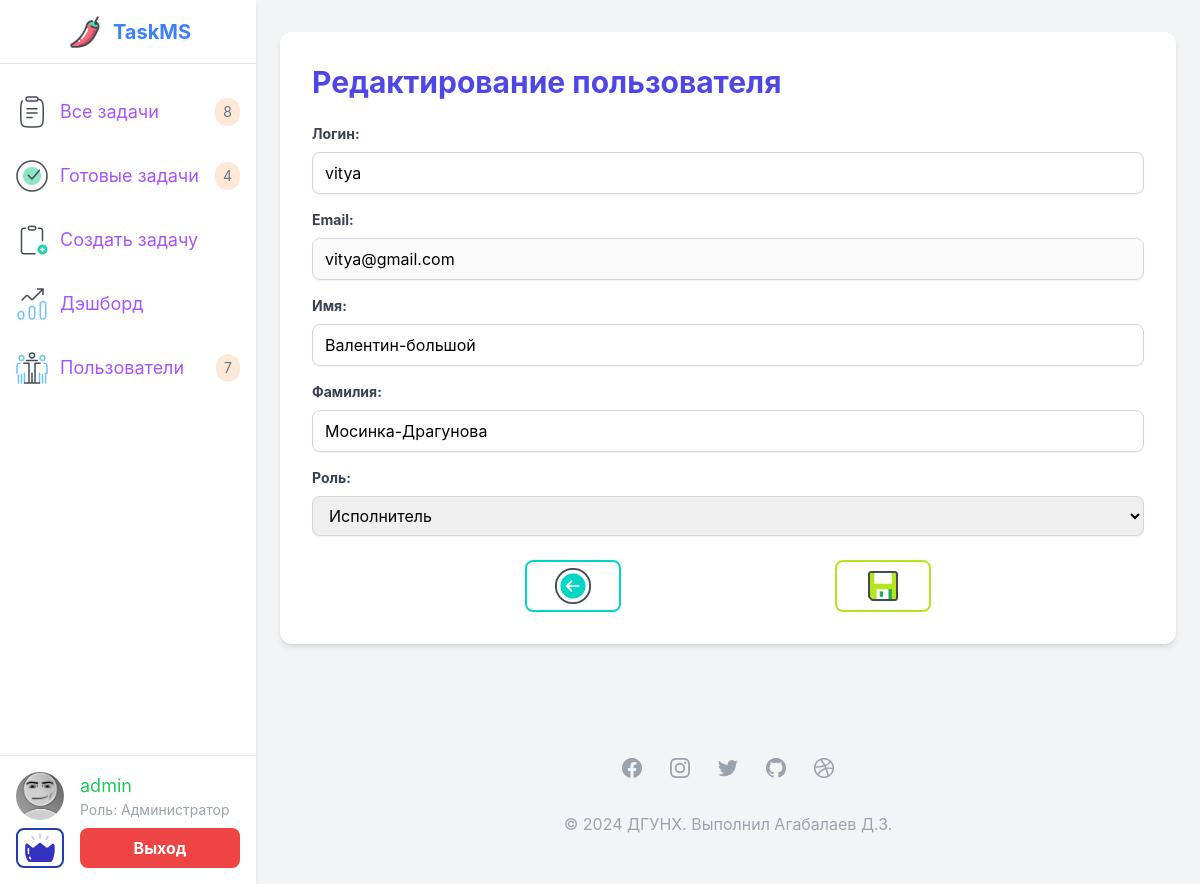
The page /authentication/users/5/edit/ (signed in) on the database its author committed.
### authentication/models.py (models this page shows, shortened)
class User(AbstractUser):
    class Role(models.TextChoices):
        ADMIN = 'admin', 'Администратор'
        MANAGER = 'manager', 'Менеджер'
        WORKER = 'worker', 'Исполнитель'
        READER = 'reader', 'Читатель'
    role = models.CharField("Роль",
                            max_length=15,
                            choices=Role.choices,
                            default=Role.READER)
    first_name = models.CharField("Имя", max_length=150, blank=True)
    last_name = models.CharField("Фамилия", max_length=150, blank=True)
    email = models.EmailField(unique=True)
    photo = models.ImageField("Фото", null=True, blank=True)
    def photo_exists(self):
        if self.photo:
            return os.path.isfile(os.path.join(settings.MEDIA_ROOT, self.photo.name))
        return False

### authentication/views.py (the view, shortened to what this page needs)
# urls.py: path("users/<int:pk>/edit/", views.UserUpdateView.as_view(), name="user_update"),
@method_decorator([login_required, role_required(allowed_roles=["admin"])], name="dispatch")
class UserUpdateView(UpdateView):
    model = get_user_model()
    form_class = UserUpdateForm
    template_name = 'authentication/user_update.html'
    success_url = reverse_lazy('authentication:user_list')
    def get_context_data(self, **kwargs):
        context = super().get_context_data(**kwargs)
        context["title"] = "TMS | Личный кабинет"
        context["page_name"] = "Личный кабинет"
        context["menu"] = get_menu(self.request.user)  # Добавляем меню в контекст
        return context

### authentication/forms.py
class UserUpdateForm(forms.ModelForm):
    email = forms.EmailField(
        disabled=True,
        label="Email",
        widget=forms.EmailInput(attrs={"class": "custom-input"}),
    )
    class Meta:
        model = get_user_model()
        fields = ["username", "email", "first_name", "last_name", "role"]
        labels = {
            "username": "Логин",
            "email": "Email",
            "first_name": "Имя",
            "last_name": "Фамилия",
            "role": "Роль",
        }
        widgets = {
            "username": forms.TextInput(attrs={"class": "custom-input"}),
            "first_name": forms.TextInput(attrs={"class": "custom-input"}),
            "last_name": forms.TextInput(attrs={"class": "custom-input"}),
            "role": forms.Select(attrs={"class": "custom-input"}),
        }

### authentication/templates/authentication/user_update.html (shortened to what this page needs)
{% extends 'base.html' %}
{% load static %}
{% block content %}
<div class="max-w-4xl mx-auto bg-white rounded-xl shadow-md overflow-hidden p-8 my-8">
  <h1 class="text-3xl font-bold text-indigo-600 mb-6">Редактирование пользователя</h1>
  <form method="post" enctype="multipart/form-data" class="space-y-6">
    <div class="space-y-4">
      {% for f in form %}
      <div>
        <label class="block text-gray-700 text-sm font-bold mb-2" for="{{ f.id_for_label }}">{{ f.label }}:</label>
        {{ f }}
      </div>
      {% endfor %}
    </div>
    <div class="mt-6 flex justify-evenly items-center">
      <button onclick="history.back()" class="border-2 border-[#00d6c6] rounded-lg w-24 py-1 transition-transform duration-300 transform hover:scale-110">
        <img class="size-10 mx-auto" src="{% static 'images/back_btn.png' %}" alt="back_btn" />
      </button>
      <button type="submit" class="border-2 border-[#b5e61d] rounded-lg w-24 py-1 transition-transform duration-300 transform hover:scale-110">
        <img class="size-10 mx-auto" src="{% static 'images/save_btn.png' %}" alt="save_btn" />
      </button>
    </div>
  </form>
</div>
{% endblock %}

### templates/base.html (shortened to what this page needs)
{% load static %}
<!DOCTYPE html>
<html lang="ru">
<head>
    <link rel="stylesheet" href="{% static 'css/output.css' %}">
</head>
<body class="bg-gray-100 flex" style="font-family: 'Inter', sans-serif;">
    <aside class="w-64 bg-white shadow-md fixed h-full">
        <div class="flex items-center justify-center h-16 border-b border-gray-200">
            <a href="{% url 'tasksystem:content' %}" class="flex items-center space-x-2 transition-transform duration-300 transform hover:scale-110">
                <img src="{% static 'images/logo.png' %}" alt="Profile Picture" class="size-10">
                <span class="text-xl font-bold text-blue-500">TaskMS</span>
            </a>
        </div>
        <nav class="mt-4">
            <ul>
                {% for m in menu %}
                    <li class="flex items-center hover:bg-gray-100 transition-colors duration-200">
                        <a href="{% url m.url_name %}" class="flex items-center justify-between w-full p-4 transition-transform duration-300 transform hover:scale-105">
                            <div class="flex flex-row items-center space-x-3 flex-nowrap">
                            {% if m.icon == "all_tasks" %}
                            <img src="{% static 'images/all_tasks.png' %}" alt="ICO " class="size-8">
                            {% elif m.icon == "add_task" %}
                            <img src="{% static 'images/add_task.png' %}" alt="ICO" class="size-8">
                            {% elif m.icon == "user_control" %}
                            <img src="{% static 'images/user_control.png' %}" alt="ICO" class="size-8">
                            {% elif m.icon == "mandatory_tasks" %}
                            <img src="{% static 'images/mandatory_tasks.png' %}" alt="ICO" class="size-8">
                            {% elif m.icon == "dashboard" %}
                            <img src="{% static 'images/dashboard.png' %}" alt="ICO" class="size-8">
                            {% elif m.icon == "completed_tasks" %}
                            <img src="{% static 'images/completed_tasks.png' %}" alt="ICO" class="size-8">
                            {% endif %}
                            <span class="text-lg text-purple-500">{{ m.title }}</span>
                            </div>
                            {% if m.count %}
                            <div class="text-gray-500 self-justify-end text-sm bg-orange-400/20 py-1 px-2 rounded-xl">{{ m.count }}</div>
                            {% endif %}
                        </a>
                    </li>
                {% endfor %}
            </ul>
        </nav>
        <div class="absolute bottom-0 w-full pt-4 pb-3 px-4 border-t border-gray-200">
            <a href="{% url 'authentication:profile' %}" class="flex items-center rounded-lg hover:bg-gray-50 transition-colors duration-200 group/user">
                {% if request.user.photo and request.user.photo_exists %}
                <img class="flex-none object-cover size-12 rounded-full group-hover/user:grayscale" src="{{ request.user.photo.url }}" alt="Profile Picture">
                {% else %}
                <img class="object-cover size-12 rounded-full group-hover/user:grayscale" src="{% static 'images/default_avatar.jpg' %}" alt="Default Profile Picture">
                {% endif %}
                <div class="ml-4 w-full">
                    {% if request.user.is_authenticated %}
                        <span class="text-lg text-green-500 group-hover/user:underline group-hover/user:text-gray-700">{{ request.user.username }}</span>
                        <p class="text-sm text-gray-400">Роль: {{ request.user.get_role_display }}</p>
                    {% else %}
                        <span class="text-lg text-green-500 group-hover/user:underline group-hover/user:text-gray-700">Гость</span>
                        <p class="text-sm text-gray-400">Статус: Читатеть</p>
                    {% endif %}
                </div>
            </a>
            <div class="flex flex-row mt-2 space-x-4">
                {% if request.user.is_authenticated %}
                {% if request.user.is_superuser %}
                <form action="{% url 'admin:index' %}" class="">
                    <button class="border-2 border-blue-800 rounded-lg w-[48px] transition-transform duration-300 transform hover:scale-110">
                        <img class="size-9 mx-auto" src="{% static 'images/admin_panel.png' %}" alt="Admin">
                    </button>
                 </form>
                {% endif %}
                <form action="{% url 'authentication:logout' %}" method="post" class="w-full">
                    <button type="submit" class="w-full py-2 px-4 bg-red-500 hover:bg-red-600 text-white font-bold rounded-lg transition-colors duration-200">
                        Выход
                    </button>
                </form>
                {% else %}
                <form action="{% url 'authentication:login' %}" class="shrink-0 w-full">
                    <button type="submit" class="w-full py-2 px-4 bg-green-400 hover:bg-green-500 text-white font-bold rounded-lg transition-colors duration-200">
                        Авторизация
                    </button>
                </form>
                {% endif %}
            </div>
        </div>
    </aside>
    <div class="flex-grow ml-64">
        {% block content %}
        {% endblock content %}
        <foooter class="bg-white">
            <div class="max-w-screen-xl px-4 py-12 mx-auto space-y-8 overflow-hidden sm:px-6 lg:px-8">
                <div class="flex justify-center mt-8 space-x-6">
                    <a href="#" class="text-gray-400 hover:text-gray-500">
                    </a>
                    <a href="#" class="text-gray-400 hover:text-gray-500">
                    </a>
                    <a href="#" class="text-gray-400 hover:text-gray-500">
                    </a>
                    <a href="#" class="text-gray-400 hover:text-gray-500">
                    </a>
                    <a href="#" class="text-gray-400 hover:text-gray-500">
                    </a>
                </div>
                <p class="mt-8 text-base leading-6 text-center text-gray-400">
                    © 2024 ДГУНХ. Выполнил Агабалаев Д.З.
                </p>
            </div>
        </foooter>
    </div>
</body>
</html>

### rows shown on the page
User: user.username "admin", user.role "Администратор"
User: form "vitya" "vitya@gmail.com" "Валентин-большой" "Мосинка-Драгунова" "Исполнитель"

### other values the page prints
{{ m.title }} "Все задачи" "Готовые задачи" "Создать задачу" "Дэшборд" "Пользователи"
{{ m.count }} "8" "4" "7"
{{ f.label }} "Логин" "Email" "Имя" "Фамилия" "Роль"
